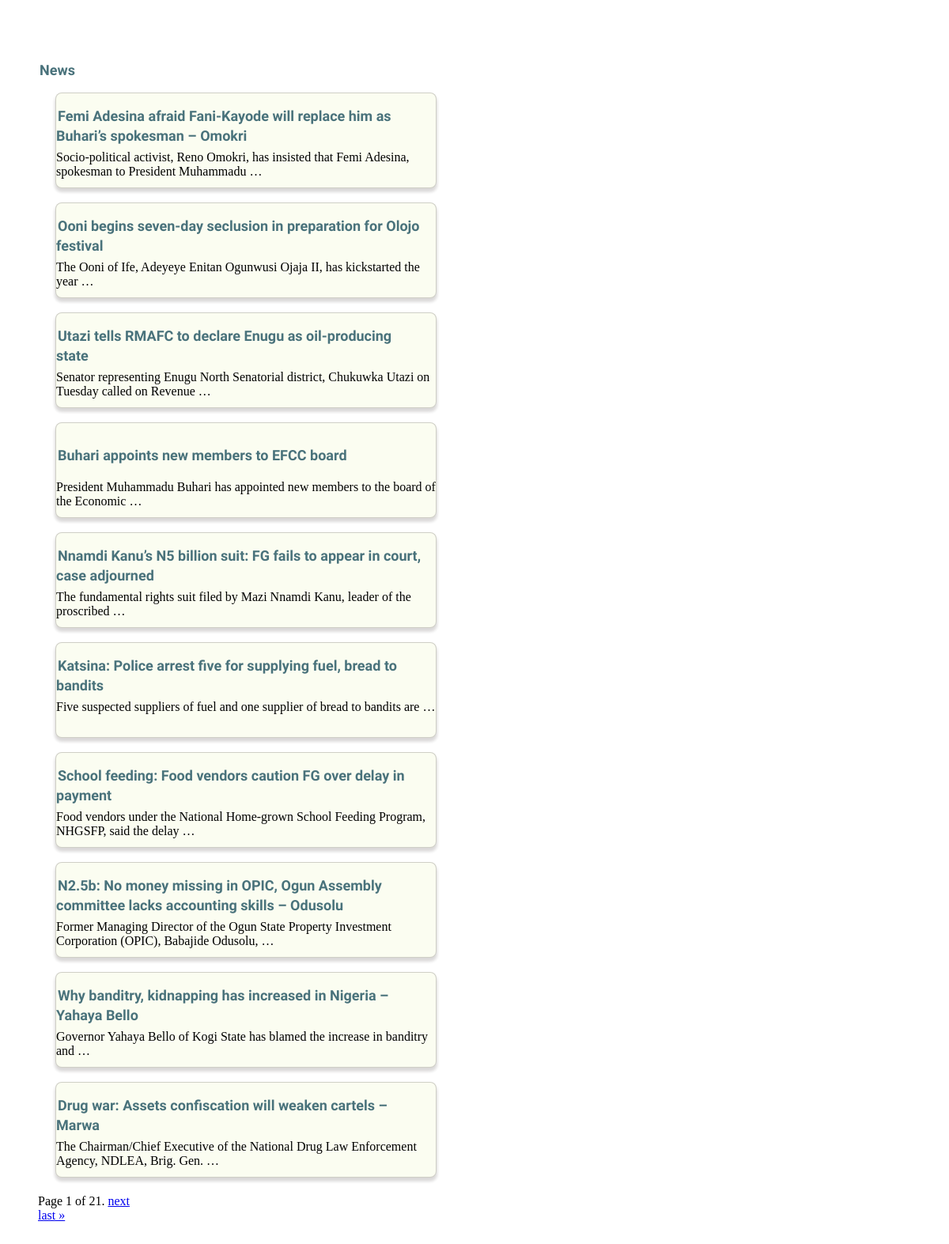
Before: / with the older database file.
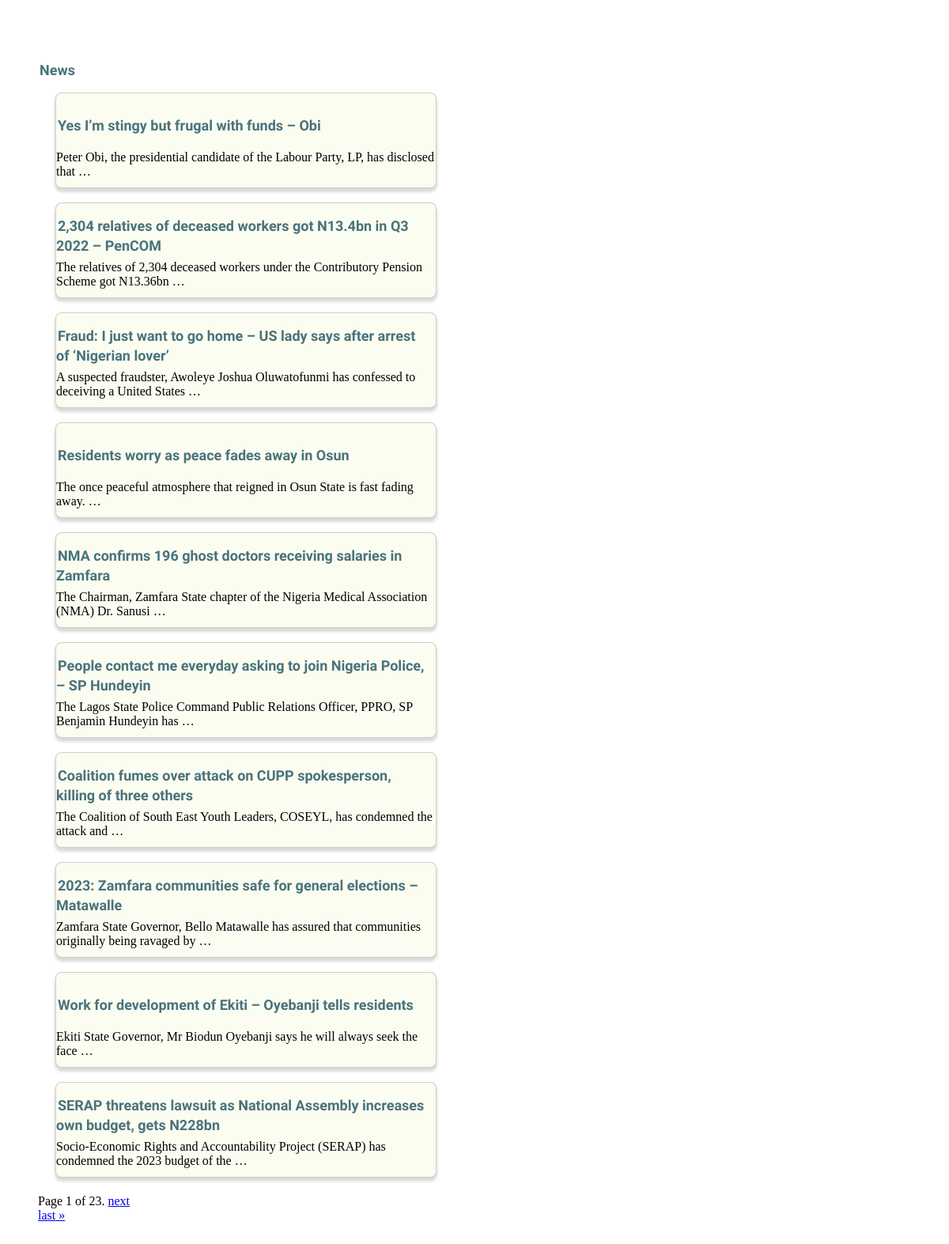
After: the same page with the newer database file.
### news/models.py (models this page shows, shortened)
class Headline(models.Model):
    title = models.CharField(max_length=200)
    contentt = RichTextField(blank=True, null=True)
    slug = models.SlugField(unique=True)

### news/views.py (the view)
# urls.py: 2. Add a URL to urlpatterns:  path('', views.home, name='home')
def home(request):
    headlines_list = Headline.objects.all().order_by('-id')
    paginator = Paginator(headlines_list, 10)
    page = request.GET.get('page')
    try:
        headlines = paginator.page(page)
    except PageNotAnInteger:
        headlines = paginator.page(1)
    except EmptyPage:
        headlines = paginator.page(paginator.num_pages)
    context = {
        'object_list': headlines,
    }
    return render(request, "home.html", context)

### templates/home.html (shortened to what this page needs)
{% load el_pagination_tags %}
<!DOCTYPE html>
<html>
<head>
     <link rel="stylesheet" href="https://use.fontawesome.com/releases/v5.8.2/css/all.css"
>
</head>
<body>
 <h1>News</h1>
    {% for object in object_list %}
    <div class="animated animatedFadeInUp fadeInUp">
        <div class="cardd">
            <h1><a class="werr" href="{% url 'details' object.slug %}">{{ object.title }}</a></h1>
            <br>
            <br>
            <br>
            <br>
            {{ object.contentt|safe|truncatewords:"13" }}
        </div>
    </div>
        <br>
  {% endfor %}
 <br>  <br>   <br>  <br>
<div class="pontainer ">
    <span class="step-links">
        <span class="current">
            Page {{ object_list.number }} of {{ object_list.paginator.num_pages }}.
        </span>
        {% if object_list.has_next %}
            <a href="?page={{ object_list.next_page_number }}">next</a>
            <br>
            <a href="?page={{ object_list.paginator.num_pages }}">last &raquo;</a>
        {% endif %}
    </span>
</div>
</body>
</html>

Changed rows visible on the page:
no longer on this page (row unchanged): Headline: title "Femi Adesina afraid Fani-Kayode will replace him as Buhari’s spokesman – Omokri", contentt "Socio-political activist, Reno Omokri, has insisted that Femi Adesina, spokesman to President Muhammadu …"
no longer on this page (row unchanged): Headline: title "Ooni begins seven-day seclusion in preparation for Olojo festival", contentt "The Ooni of Ife, Adeyeye Enitan Ogunwusi Ojaja II, has kickstarted the year …"
no longer on this page (row unchanged): Headline: title "Utazi tells RMAFC to declare Enugu as oil-producing state", contentt "Senator representing Enugu North Senatorial district, Chukuwka Utazi on Tuesday called on Revenue …"
no longer on this page (row unchanged): Headline: title "Buhari appoints new members to EFCC board", contentt "President Muhammadu Buhari has appointed new members to the board of the Economic …"
no longer on this page (row unchanged): Headline: title "Nnamdi Kanu’s N5 billion suit: FG fails to appear in court, case adjourned", contentt "The fundamental rights suit filed by Mazi Nnamdi Kanu, leader of the proscribed …"
no longer on this page (row unchanged): Headline: title "Katsina: Police arrest five for supplying fuel, bread to bandits", contentt "Five suspected suppliers of fuel and one supplier of bread to bandits are …"
no longer on this page (row unchanged): Headline: title "School feeding: Food vendors caution FG over delay in payment", contentt "Food vendors under the National Home-grown School Feeding Program, NHGSFP, said the delay …"
no longer on this page (row unchanged): Headline: title "N2.5b: No money missing in OPIC, Ogun Assembly committee lacks accounting skills – Odusolu", contentt "Former Managing Director of the Ogun State Property Investment Corporation (OPIC), Babajide Odusolu, …"
no longer on this page (row unchanged): Headline: title "Why banditry, kidnapping has increased in Nigeria – Yahaya Bello", contentt "Governor Yahaya Bello of Kogi State has blamed the increase in banditry and …"
no longer on this page (row unchanged): Headline: title "Drug war: Assets confiscation will weaken cartels – Marwa", contentt "The Chairman/Chief Executive of the National Drug Law Enforcement Agency, NDLEA, Brig. Gen. …"
added Headline: title "Yes I’m stingy but frugal with funds – Obi", contentt "Peter Obi, the presidential candidate of the Labour Party, LP, has disclosed that …"
added Headline: title "2,304 relatives of deceased workers got N13.4bn in Q3 2022 – PenCOM", contentt "The relatives of 2,304 deceased workers under the Contributory Pension Scheme got N13.36bn …"
added Headline: title "Fraud: I just want to go home – US lady says after arrest of ‘Nigerian lover’", contentt "A suspected fraudster, Awoleye Joshua Oluwatofunmi has confessed to deceiving a United States …"
added Headline: title "Residents worry as peace fades away in Osun", contentt "The once peaceful atmosphere that reigned in Osun State is fast fading away. …"
added Headline: title "NMA confirms 196 ghost doctors receiving salaries in Zamfara", contentt "The Chairman, Zamfara State chapter of the Nigeria Medical Association (NMA) Dr. Sanusi …"
added Headline: title "People contact me everyday asking to join Nigeria Police, – SP Hundeyin", contentt "The Lagos State Police Command Public Relations Officer, PPRO, SP Benjamin Hundeyin has …"
added Headline: title "Coalition fumes over attack on CUPP spokesperson, killing of three others", contentt "The Coalition of South East Youth Leaders, COSEYL, has condemned the attack and …"
added Headline: title "2023: Zamfara communities safe for general elections – Matawalle", contentt "Zamfara State Governor, Bello Matawalle has assured that communities originally being ravaged by …"
added Headline: title "Work for development of Ekiti – Oyebanji tells residents", contentt "Ekiti State Governor, Mr Biodun Oyebanji says he will always seek the face …"
added Headline: title "SERAP threatens lawsuit as National Assembly increases own budget, gets N228bn", contentt "Socio-Economic Rights and Accountability Project (SERAP) has condemned the 2023 budget of the …"
Other visible differences:
{{ object_list.paginator.num_pages }}: "21" → "23"
